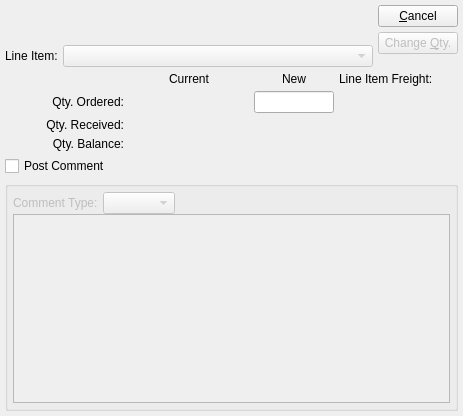
<?xml version="1.0" encoding="UTF-8"?>
<ui version="4.0">
 <comment>This file is part of the xTuple ERP: PostBooks Edition, a free and
open source Enterprise Resource Planning software suite,
Copyright (c) 1999-2010 by OpenMFG LLC, d/b/a xTuple.
It is licensed to you under the Common Public Attribution License
version 1.0, the full text of which (including xTuple-specific Exhibits)
is available at www.xtuple.com/CPAL.  By using this software, you agree
to be bound by its terms.</comment>
 <class>changePoitemQty</class>
 <widget class="QDialog" name="changePoitemQty">
  <property name="geometry">
   <rect>
    <x>0</x>
    <y>0</y>
    <width>463</width>
    <height>416</height>
   </rect>
  </property>
  <property name="windowTitle">
   <string>Change P/O Item Quantity</string>
  </property>
  <layout class="QVBoxLayout">
   <item>
    <layout class="QHBoxLayout">
     <item>
      <layout class="QVBoxLayout">
       <item>
        <widget class="OrderCluster" name="_po">
         <property name="allowedStatuses">
          <set>OrderLineEdit::Open|OrderLineEdit::Unposted</set>
         </property>
         <property name="allowedTypes">
          <set>OrderLineEdit::Purchase</set>
         </property>
        </widget>
       </item>
       <item>
        <layout class="QHBoxLayout">
         <item>
          <widget class="QLabel" name="_poitemLit">
           <property name="text">
            <string>Line Item:</string>
           </property>
          </widget>
         </item>
         <item>
          <widget class="XComboBox" name="_poitem">
           <property name="enabled">
            <bool>false</bool>
           </property>
           <property name="sizePolicy">
            <sizepolicy hsizetype="Expanding" vsizetype="Fixed">
             <horstretch>0</horstretch>
             <verstretch>0</verstretch>
            </sizepolicy>
           </property>
          </widget>
         </item>
        </layout>
       </item>
      </layout>
     </item>
     <item>
      <layout class="QVBoxLayout">
       <item>
        <widget class="QPushButton" name="_close">
         <property name="text">
          <string>&amp;Cancel</string>
         </property>
        </widget>
       </item>
       <item>
        <widget class="QPushButton" name="_change">
         <property name="enabled">
          <bool>false</bool>
         </property>
         <property name="text">
          <string>Change &amp;Qty.</string>
         </property>
         <property name="default">
          <bool>true</bool>
         </property>
        </widget>
       </item>
       <item>
        <spacer>
         <property name="orientation">
          <enum>Qt::Vertical</enum>
         </property>
         <property name="sizeType">
          <enum>QSizePolicy::Preferred</enum>
         </property>
         <property name="sizeHint" stdset="0">
          <size>
           <width>20</width>
           <height>16</height>
          </size>
         </property>
        </spacer>
       </item>
      </layout>
     </item>
    </layout>
   </item>
   <item>
    <layout class="QGridLayout">
     <item row="1" column="0">
      <widget class="QLabel" name="_qtyOrderedLit">
       <property name="text">
        <string>Qty. Ordered:</string>
       </property>
       <property name="alignment">
        <set>Qt::AlignRight|Qt::AlignTrailing|Qt::AlignVCenter</set>
       </property>
      </widget>
     </item>
     <item row="0" column="2">
      <widget class="QLabel" name="_newLit">
       <property name="text">
        <string>New</string>
       </property>
       <property name="alignment">
        <set>Qt::AlignCenter</set>
       </property>
      </widget>
     </item>
     <item row="1" column="2">
      <widget class="XLineEdit" name="_newQty">
       <property name="maximumSize">
        <size>
         <width>80</width>
         <height>32767</height>
        </size>
       </property>
       <property name="alignment">
        <set>Qt::AlignRight</set>
       </property>
      </widget>
     </item>
     <item row="2" column="0">
      <widget class="QLabel" name="_qtyReceivedLit">
       <property name="text">
        <string>Qty. Received:</string>
       </property>
       <property name="alignment">
        <set>Qt::AlignRight|Qt::AlignTrailing|Qt::AlignVCenter</set>
       </property>
      </widget>
     </item>
     <item row="3" column="2">
      <widget class="XLabel" name="_newQtyBalance">
       <property name="minimumSize">
        <size>
         <width>80</width>
         <height>0</height>
        </size>
       </property>
       <property name="alignment">
        <set>Qt::AlignRight|Qt::AlignTrailing|Qt::AlignVCenter</set>
       </property>
      </widget>
     </item>
     <item row="2" column="2">
      <widget class="XLabel" name="_newQtyReceived">
       <property name="minimumSize">
        <size>
         <width>80</width>
         <height>0</height>
        </size>
       </property>
       <property name="alignment">
        <set>Qt::AlignRight|Qt::AlignTrailing|Qt::AlignVCenter</set>
       </property>
      </widget>
     </item>
     <item row="1" column="1">
      <widget class="XLabel" name="_currentQtyOrdered">
       <property name="minimumSize">
        <size>
         <width>80</width>
         <height>0</height>
        </size>
       </property>
       <property name="alignment">
        <set>Qt::AlignRight|Qt::AlignTrailing|Qt::AlignVCenter</set>
       </property>
      </widget>
     </item>
     <item row="0" column="1">
      <widget class="QLabel" name="_currentLit">
       <property name="text">
        <string>Current</string>
       </property>
       <property name="alignment">
        <set>Qt::AlignCenter</set>
       </property>
      </widget>
     </item>
     <item row="3" column="0">
      <widget class="QLabel" name="_qtyBalanceLit">
       <property name="text">
        <string>Qty. Balance:</string>
       </property>
       <property name="alignment">
        <set>Qt::AlignRight|Qt::AlignTrailing|Qt::AlignVCenter</set>
       </property>
      </widget>
     </item>
     <item row="3" column="1">
      <widget class="XLabel" name="_currentQtyBalance">
       <property name="minimumSize">
        <size>
         <width>80</width>
         <height>0</height>
        </size>
       </property>
       <property name="alignment">
        <set>Qt::AlignRight|Qt::AlignTrailing|Qt::AlignVCenter</set>
       </property>
      </widget>
     </item>
     <item row="2" column="1">
      <widget class="XLabel" name="_currentQtyReceived">
       <property name="minimumSize">
        <size>
         <width>80</width>
         <height>0</height>
        </size>
       </property>
       <property name="alignment">
        <set>Qt::AlignRight|Qt::AlignTrailing|Qt::AlignVCenter</set>
       </property>
      </widget>
     </item>
     <item row="0" column="3">
      <widget class="QLabel" name="textLabel1">
       <property name="text">
        <string>Line Item Freight:</string>
       </property>
      </widget>
     </item>
     <item row="1" column="3" rowspan="2">
      <widget class="CurrCluster" name="_freight">
       <property name="baseVisible">
        <bool>false</bool>
       </property>
       <property name="currencyEditable" stdset="0">
        <bool>false</bool>
       </property>
      </widget>
     </item>
    </layout>
   </item>
   <item>
    <layout class="QVBoxLayout">
     <item>
      <layout class="QHBoxLayout">
       <item>
        <widget class="XCheckBox" name="_postComment">
         <property name="text">
          <string>Post Comment</string>
         </property>
        </widget>
       </item>
      </layout>
     </item>
     <item>
      <widget class="QGroupBox" name="_commentGroup">
       <property name="enabled">
        <bool>false</bool>
       </property>
       <property name="sizePolicy">
        <sizepolicy hsizetype="Preferred" vsizetype="Expanding">
         <horstretch>0</horstretch>
         <verstretch>0</verstretch>
        </sizepolicy>
       </property>
       <property name="title">
        <string/>
       </property>
       <layout class="QVBoxLayout">
        <property name="spacing">
         <number>0</number>
        </property>
        <property name="margin">
         <number>5</number>
        </property>
        <item>
         <layout class="QHBoxLayout">
          <item>
           <widget class="QLabel" name="_cmnttypeLit">
            <property name="text">
             <string>Comment Type:</string>
            </property>
           </widget>
          </item>
          <item>
           <widget class="XComboBox" name="_cmnttype"/>
          </item>
          <item>
           <spacer>
            <property name="orientation">
             <enum>Qt::Horizontal</enum>
            </property>
            <property name="sizeType">
             <enum>QSizePolicy::Expanding</enum>
            </property>
            <property name="sizeHint" stdset="0">
             <size>
              <width>51</width>
              <height>10</height>
             </size>
            </property>
           </spacer>
          </item>
         </layout>
        </item>
        <item>
         <widget class="QTextEdit" name="_comment"/>
        </item>
       </layout>
      </widget>
     </item>
    </layout>
   </item>
  </layout>
 </widget>
 <layoutdefault spacing="5" margin="5"/>
 <pixmapfunction>qPixmapFromMimeSource</pixmapfunction>
 <customwidgets>
  <customwidget>
   <class>CurrCluster</class>
   <extends>CurrDisplay</extends>
   <header>currcluster.h</header>
  </customwidget>
  <customwidget>
   <class>CurrDisplay</class>
   <extends>QWidget</extends>
   <header>currcluster.h</header>
  </customwidget>
  <customwidget>
   <class>OrderCluster</class>
   <extends>QWidget</extends>
   <header>ordercluster.h</header>
  </customwidget>
  <customwidget>
   <class>XCheckBox</class>
   <extends>QCheckBox</extends>
   <header>xcheckbox.h</header>
  </customwidget>
  <customwidget>
   <class>XComboBox</class>
   <extends>QComboBox</extends>
   <header>xcombobox.h</header>
  </customwidget>
  <customwidget>
   <class>XLabel</class>
   <extends>QLabel</extends>
   <header>xlabel.h</header>
  </customwidget>
  <customwidget>
   <class>XLineEdit</class>
   <extends>QLineEdit</extends>
   <header>xlineedit.h</header>
  </customwidget>
 </customwidgets>
 <tabstops>
  <tabstop>_po</tabstop>
  <tabstop>_poitem</tabstop>
  <tabstop>_newQty</tabstop>
  <tabstop>_freight</tabstop>
  <tabstop>_postComment</tabstop>
  <tabstop>_comment</tabstop>
  <tabstop>_cmnttype</tabstop>
  <tabstop>_change</tabstop>
  <tabstop>_close</tabstop>
 </tabstops>
 <resources/>
 <connections>
  <connection>
   <sender>_close</sender>
   <signal>clicked()</signal>
   <receiver>changePoitemQty</receiver>
   <slot>reject()</slot>
   <hints>
    <hint type="sourcelabel">
     <x>20</x>
     <y>20</y>
    </hint>
    <hint type="destinationlabel">
     <x>20</x>
     <y>20</y>
    </hint>
   </hints>
  </connection>
  <connection>
   <sender>_po</sender>
   <signal>valid(bool)</signal>
   <receiver>_poitem</receiver>
   <slot>setEnabled(bool)</slot>
   <hints>
    <hint type="sourcelabel">
     <x>20</x>
     <y>20</y>
    </hint>
    <hint type="destinationlabel">
     <x>20</x>
     <y>20</y>
    </hint>
   </hints>
  </connection>
  <connection>
   <sender>_poitem</sender>
   <signal>valid(bool)</signal>
   <receiver>_change</receiver>
   <slot>setEnabled(bool)</slot>
   <hints>
    <hint type="sourcelabel">
     <x>20</x>
     <y>20</y>
    </hint>
    <hint type="destinationlabel">
     <x>20</x>
     <y>20</y>
    </hint>
   </hints>
  </connection>
  <connection>
   <sender>_postComment</sender>
   <signal>toggled(bool)</signal>
   <receiver>_commentGroup</receiver>
   <slot>setEnabled(bool)</slot>
   <hints>
    <hint type="sourcelabel">
     <x>20</x>
     <y>20</y>
    </hint>
    <hint type="destinationlabel">
     <x>20</x>
     <y>20</y>
    </hint>
   </hints>
  </connection>
 </connections>
</ui>
